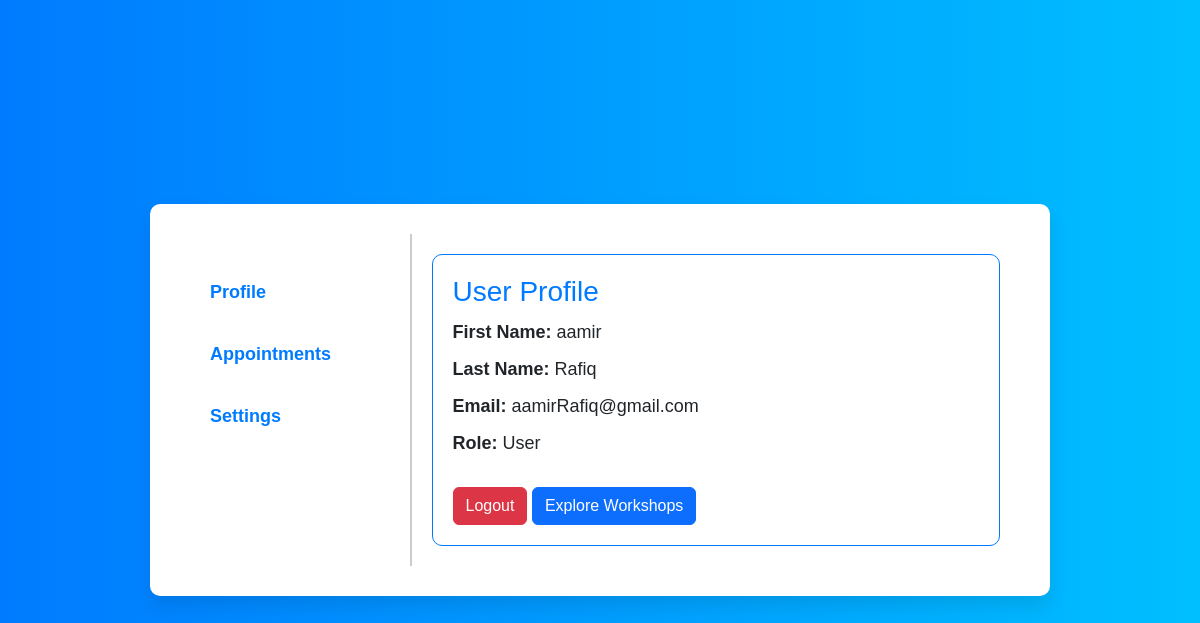
Screenshot of /user_panel.php (signed in) with the database file from the repository.
### tables this page shows
CREATE TABLE `user` (
  `id` int(11) NOT NULL,
  `firstname` varchar(255) NOT NULL,
  `lastname` varchar(255) NOT NULL,
  `email` varchar(255) NOT NULL,
  `password` varchar(100) NOT NULL,
  `role` text NOT NULL,
  `address` varchar(100) NOT NULL,
  `latitude` float DEFAULT NULL,
  `longitude` float DEFAULT NULL
);

### user_panel.php (the view, shortened to what this page needs)
<?php
require_once 'database.php';
$user_id = $_SESSION['user_id'];
$sql = "SELECT id, firstname, lastname, email, role FROM user WHERE id = ?";
$stmt = mysqli_stmt_init($conn);
if (mysqli_stmt_prepare($stmt, $sql)) {
    mysqli_stmt_bind_param($stmt, "i", $user_id);
    mysqli_stmt_execute($stmt);
    $result = mysqli_stmt_get_result($stmt);
    $user = mysqli_fetch_assoc($result);
} else {
    echo "Error: Could not fetch user details.";
    exit();
}
?>
<!DOCTYPE html>
<html lang="en">
<head>
    <link rel="stylesheet" href="https://cdn.jsdelivr.net/npm/bootstrap@5.3.2/dist/css/bootstrap.min.css">
    <link rel="stylesheet" href="https://cdnjs.cloudflare.com/ajax/libs/font-awesome/6.0.0-beta3/css/all.min.css">
</head>
<body>
    <div class="container">
        <div class="sidebar">
            <ul class="menu">
                <li><a href="#" id="profileLink">Profile</a></li>
                <li><a href="#" id="appointmentsLink">Appointments</a></li>
                <li><a href="settings.php" id="settingsLink">Settings</a></li>
            </ul>
        </div>
        <div class="content">
            <div class="profile-info" id="profileSection">
                <h3>User Profile</h3>
                <p><strong>First Name:</strong> <?php echo $user['firstname']; ?></p>
                <p><strong>Last Name:</strong> <?php echo $user['lastname']; ?></p>
                <p><strong>Email:</strong> <?php echo $user['email']; ?></p>
                <p><strong>Role:</strong> <?php echo $user['role']; ?></p>
                <a href="index.html" class="btn btn-danger logout-btn">Logout</a>
                <a href="map.php" class="btn btn-primary home-btn">Explore Workshops</a>
            </div>
        </div>
    </div>
</body>
</html>

### user_panel.php (style rules this page uses)
body { font-family: 'Arial', sans-serif; background: linear-gradient(to right, #007bff, #00bfff); min-height: 100vh; margin: 0; display: flex; justify-content: center; align-items: center; }
.container { background-color: white; border-radius: 10px; padding: 30px; box-shadow: 0 10px 20px rgba(0, 0, 0, 0.1); width: 100%; max-width: 900px; display: flex; flex-direction: row; }
.sidebar { flex: 1; padding: 20px; border-right: 2px solid #ccc; }
.sidebar ul { list-style: none; padding: 0; }
.sidebar ul li { margin: 15px 0; }
.sidebar ul li a { text-decoration: none; color: #007bff; font-weight: bold; font-size: 18px; display: block; padding: 10px; transition: background 0.3s, color 0.3s; }
.content { flex: 3; padding: 20px; }
.profile-info, .appointments-info { padding: 20px; border: 1px solid #007bff; border-radius: 10px; background: white; animation: fadeIn 1s; display: none; }
.profile-info h3, .appointments-info h3 { color: #007bff; }
.profile-info p, .appointments-info p { font-size: 18px; margin: 10px 0; }
.logout-btn, .home-btn { margin-top: 20px; }

### rows the page displays
user: firstname "aamir", lastname "Rafiq", email "aamirRafiq@gmail.com", role "User"
